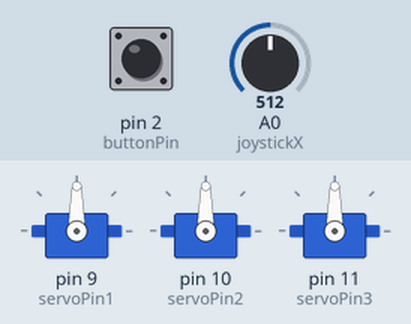
Simulated run of this sketch. Board: Arduino Uno, built with avr-gcc and run on an emulated ATmega328P. Parts: 3 × servo. Inputs (shaded band) come from the test bench; at power-on: A0 (joystickX) = 512, pin 2 (buttonPin) HIGH.

Above: at 1.2 s.
1.3 s: A0 (joystickX) set to 716
At 2.3 s:
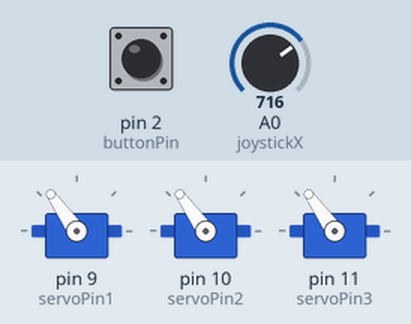
2.8 s: A0 (joystickX) set to 900
At 3.7 s:
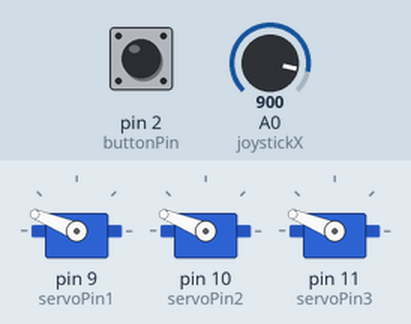
4.3 s: A0 (joystickX) set to 1023
At 5.5 s:
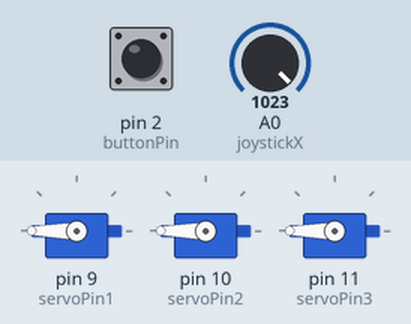
5.8 s: A0 (joystickX) set to 306
At 7.0 s:
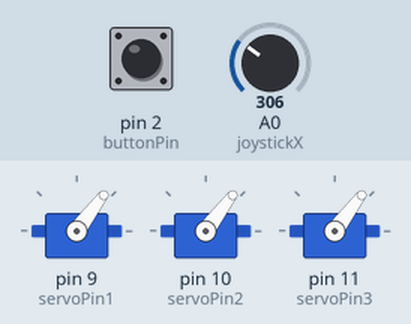
7.3 s: A0 (joystickX) set to 122
At 8.0 s:
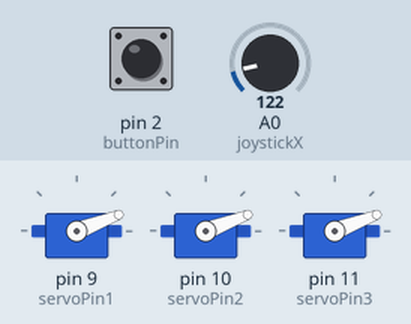
Timing chart, 0 to 9.8 s (numbered marks = the images above; inputs shaded):
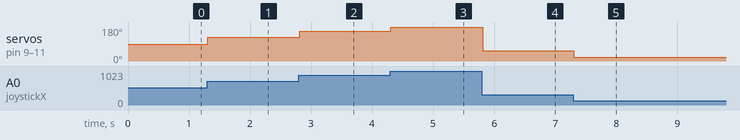

The sketch:

joystick_servo_simple.ino
```cpp
#include <Servo.h>

Servo servo1;  // Create Servo objects
Servo servo2;
Servo servo3;

// Pin assignments
int joystickX = A0;   // Joystick X-axis connected to analog pin A0
int buttonPin = 2;    // Joystick button connected to digital pin 2

int servoPin1 = 9;    // Servos connected to digital pins
int servoPin2 = 10;
int servoPin3 = 11;

int currentServo = 0; // 0: all servos, 1: servo1, 2: servo2, 3: servo3
bool buttonPressed = false;  // To detect button presses

void setup() {
  // Attach the servos to their respective pins
  servo1.attach(servoPin1);
  servo2.attach(servoPin2);
  servo3.attach(servoPin3);

  pinMode(joystickX, INPUT);    // Set joystick X-axis as input
  pinMode(buttonPin, INPUT_PULLUP);  // Set joystick button as input with internal pull-up resistor
}

void loop() {
  int joystickVal = analogRead(joystickX);   // Read the X-axis value
  int servoAngle = map(joystickVal, 0, 1023, 0, 180);  // Map to 0-180 degrees for the servo

  // Check if the button is pressed (active LOW)
  if (digitalRead(buttonPin) == LOW && !buttonPressed) {
    buttonPressed = true;
    currentServo++;  // Switch to the next servo
    if (currentServo > 3) {
      currentServo = 0;  // Cycle through servos and reset to 0
    }
    delay(200);  // Debounce delay to avoid multiple presses
  }

  // Check when the button is released
  if (digitalRead(buttonPin) == HIGH && buttonPressed) {
    buttonPressed = false;
  }

  // Control the servos based on the current selection
  if (currentServo == 0) {
    // Move all servos
    servo1.write(servoAngle);
    servo2.write(servoAngle);
    servo3.write(servoAngle);
  } else if (currentServo == 1) {
    // Move only servo 1
    servo1.write(servoAngle);
  } else if (currentServo == 2) {
    // Move only servo 2
    servo2.write(servoAngle);
  } else if (currentServo == 3) {
    // Move only servo 3
    servo3.write(servoAngle);
  }

  delay(15);  // Small delay for smooth servo movement
}
```

Measured:
- after the input at 1.3 s, servo on pin 9 (servoPin1), servo on pin 10 (servoPin2), servo on pin 11 (servoPin3): 90° → 125° at once
- after the input at 2.8 s, servo on pin 9 (servoPin1), servo on pin 10 (servoPin2), servo on pin 11 (servoPin3): 125° → 158° at once
- after the input at 4.3 s, servo on pin 9 (servoPin1), servo on pin 10 (servoPin2), servo on pin 11 (servoPin3): 158° → 180° at once
- after the input at 5.8 s, servo on pin 9 (servoPin1), servo on pin 10 (servoPin2), servo on pin 11 (servoPin3): 180° → 53° at once
- after the input at 7.3 s, servo on pin 9 (servoPin1), servo on pin 10 (servoPin2), servo on pin 11 (servoPin3): 53° → 21° at once
